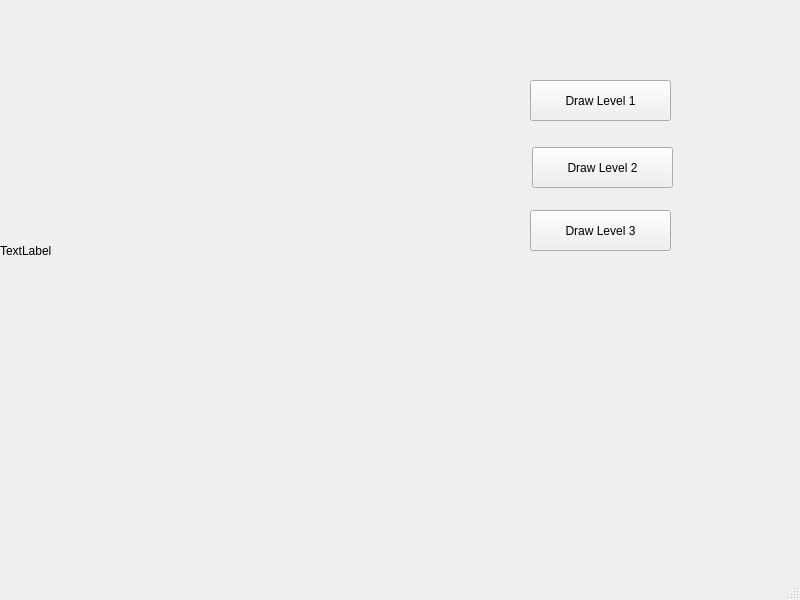
<?xml version="1.0" encoding="UTF-8"?>
<ui version="4.0">
 <class>MainWindow</class>
 <widget class="QMainWindow" name="MainWindow">
  <property name="geometry">
   <rect>
    <x>0</x>
    <y>0</y>
    <width>800</width>
    <height>600</height>
   </rect>
  </property>
  <property name="windowTitle">
   <string>MainWindow</string>
  </property>
  <widget class="QWidget" name="centralwidget">
   <widget class="QLabel" name="label">
    <property name="geometry">
     <rect>
      <x>0</x>
      <y>0</y>
      <width>501</width>
      <height>501</height>
     </rect>
    </property>
    <property name="text">
     <string>TextLabel</string>
    </property>
   </widget>
   <widget class="QPushButton" name="pushButton">
    <property name="geometry">
     <rect>
      <x>530</x>
      <y>80</y>
      <width>141</width>
      <height>41</height>
     </rect>
    </property>
    <property name="text">
     <string>Draw Level 1</string>
    </property>
   </widget>
   <widget class="QPushButton" name="pushButton_2">
    <property name="geometry">
     <rect>
      <x>532</x>
      <y>147</y>
      <width>141</width>
      <height>41</height>
     </rect>
    </property>
    <property name="text">
     <string>Draw Level 2</string>
    </property>
   </widget>
   <widget class="QPushButton" name="pushButton_3">
    <property name="geometry">
     <rect>
      <x>530</x>
      <y>210</y>
      <width>141</width>
      <height>41</height>
     </rect>
    </property>
    <property name="text">
     <string>Draw Level 3</string>
    </property>
   </widget>
  </widget>
  <widget class="QMenuBar" name="menubar">
   <property name="geometry">
    <rect>
     <x>0</x>
     <y>0</y>
     <width>800</width>
     <height>26</height>
    </rect>
   </property>
  </widget>
  <widget class="QStatusBar" name="statusbar"/>
 </widget>
 <resources/>
 <connections/>
</ui>
